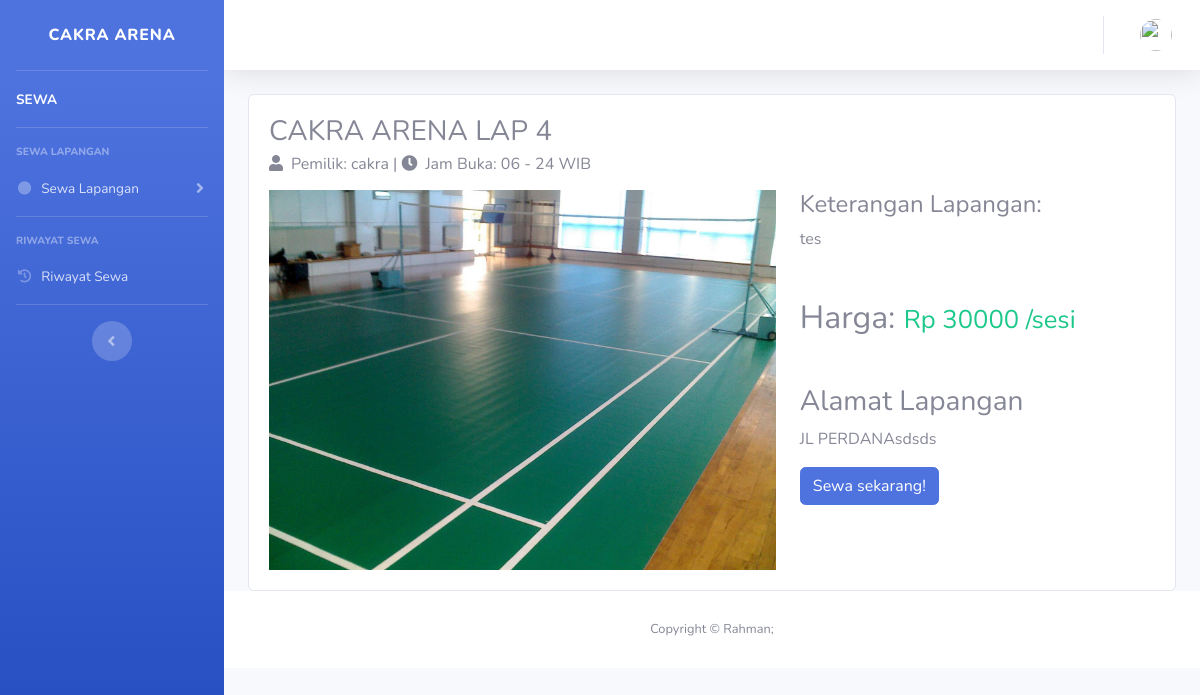
/index.php/sewa/detail_futsal/39, run on the app's committed database.
### tables this page shows
CREATE TABLE `lapangan` (
  `id_futsal` int(11) NOT NULL,
  `id_penyedia` int(10) NOT NULL,
  `judul_lap_futsal` varchar(500) NOT NULL,
  `keterangan` text NOT NULL,
  `harga` varchar(255) NOT NULL,
  `alamat` text NOT NULL,
  `kategori` varchar(20) NOT NULL,
  `jam_buka_tutup` varchar(20) NOT NULL,
  `posted_by` varchar(255) NOT NULL,
  `gambar` varchar(255) NOT NULL
);

### application/controllers/Sewa.php (called while the page is built, shortened)
<?php
class Sewa extends CI_Controller {
	public function detail_futsal()
	{
		$this->load->model('M_sewa');
		$data['judul'] 		= 'Detail Lapangan!';
		$data['user'] 	= $this->db->get_where('user',
			['nohp_user' => $this->session->userdata('nohp_user')])->row_array();
		$id = $this->uri->segment(3);
		$data['detail_futsal'] = $this->M_sewa->detail_futsal($id);
		$this->load->view('template/header', $data);
		$this->load->view('template/sidebar', $data);
		$this->load->view('template/topbar', $data);
		$this->load->view('sewa/detail_futsal', $data);
		$this->load->view('template/footer');
	}
}

### index.php (called while the page is built, shortened)
<?php
require_once BASEPATH.'core/CodeIgniter.php';

### application/models/M_sewa.php (called while the page is built, shortened)
<?php
class M_sewa extends CI_model {
    public function detail_futsal($id)
    {
    	$qqq =  $this->db->where('id_futsal', $id)->get('lapangan');
		return $qqq->row_array();
    }
}

### application/views/sewa/detail_futsal.php (the view)
<div class="container-fluid">
    <div class="card">
        <div class="card-body">
            <h3 class="card-title"><?= $detail_futsal['judul_lap_futsal']; ?></h3>
            <h6 class="card-subtitle mb-3">
              <i class="fa fa-user mr-2"> </i>Pemilik: <?= $detail_futsal['posted_by']; ?> | <i class="fa fa-clock mr-2"> </i>Jam Buka: <?= $detail_futsal['jam_buka_tutup']; ?> WIB
            </h6>
            <div class="row">
                <div class="col-lg-7 col-md-5 col-sm-6">
                    <div class="white-box text-center">
                      <img src="<?= $detail_futsal['gambar']; ?>" class="img-responsive" width="100%">
                    </div>
                </div>
                <div class="col-lg-5 col-md-7 col-sm-6">
                    <h4 class="box-title">Keterangan Lapangan:</h4>
                   <?= $detail_futsal['keterangan']; ?>
                    <h2 class="mt-5">
                        Harga:
                        <small class="text-success">Rp <?= $detail_futsal['harga']; ?> /sesi</small>
                    </h2>
                    <h3 class="box-title mt-5">Alamat Lapangan</h3>
                    <ul class="list-unstyled">
                        <li></i><?= $detail_futsal['alamat']; ?></li>
                    </ul>
                    <a href="../booking/<?= $detail_futsal['id_futsal']; ?>" class="btn btn-primary">Sewa sekarang!</a>
                </div>
            </div>
        </div>
    </div>
</div>

### data on the page
lapangan: judul_lap_futsal "CAKRA ARENA LAP 4", posted_by "cakra", jam_buka_tutup "06 - 24", gambar (picture), keterangan "tes", harga "30000", alamat "JL PERDANAsdsds"
